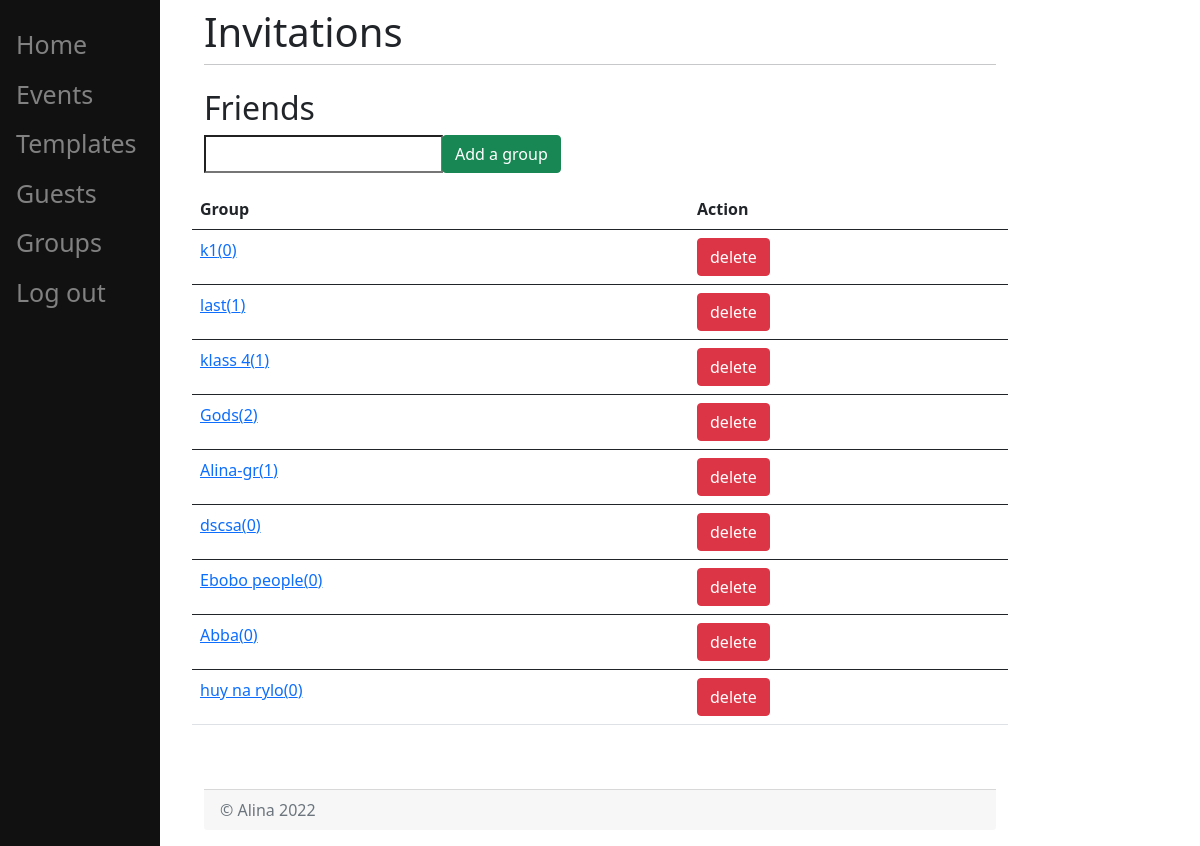
/groups/ (signed in), run on an earlier commit of the app's database.
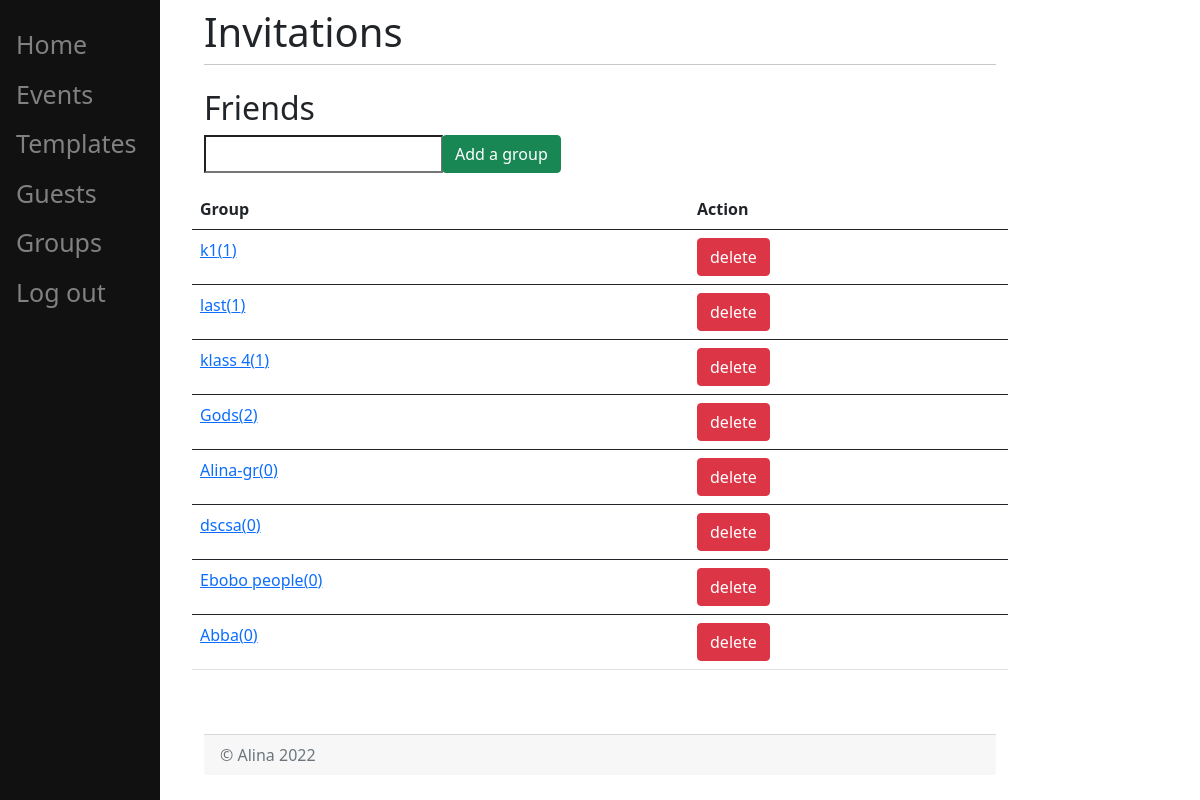
And on a later commit of the database.
### invitations/models.py (models this page shows, shortened)
class Group(models.Model):
    name = models.CharField(max_length=200)
    user = models.ForeignKey(User, on_delete=models.CASCADE, related_name="group", null=True)

### invitations/views.py (the view)
def groups(request):
    try:
        user = request.user
        groups_ = user.group.all()
        return render(request, "invitations/groups.html", {"groups": groups_})
    except Exception as e:
        messages.error(request, f'{e}')
        return redirect('/home/')

### templates/invitations/groups.html (shortened to what this page needs)
{% extends 'invitations/home.html' %}
{% block content %}
    <h2>Friends</h2>
    <form action="/groups/add" method="post">
    <div class="input-group mb-3">
        <input type="text" name="name">
        <div class="input-group-prepend">
            <button type="submit" name="save" class="btn btn-success">Add a group</button>
        </div>
    </div>
    </form>
    {% if groups %}
        <table class="table">
            <thead>
            <tr>
                <th scope="col">Group</th>
                <th scope="col">Action</th>
            </tr>
            </thead>
            <tbody>
            {% for group in groups %}
                <tr>
                    <td><a href="/groups/view_group/{{ group.id }}">{{ group.name }}({{ group.guest_set.all.count }})</a></td>
                    <td>
                        <form action="/groups/delete/" method="post">
                            <button type="submit" class="btn btn-danger">delete</button>
                        </form>
                    </td>
                </tr>
                </tbody>
            {% endfor %}
        </table>
    {% else %}
        <dev><p> You have no groups </p></dev>
    {% endif %}
{% endblock %}

What changed in the data, as far as the page shows it:
removed Group: name "huy na rylo", guest_set.all.count "0"
computed for Group (number 1 of 8 on the later page): guest_set.all.count "0" → "1"
computed for Group "Alina-gr": guest_set.all.count "1" → "0"
